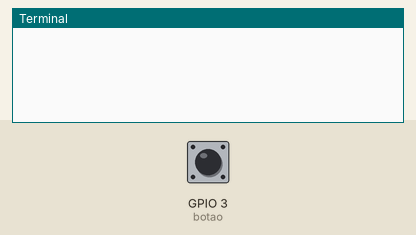
A program run on a simulated Raspberry Pi (BCM pin numbers). On the bench: the last lines printed to the terminal. Inputs (shaded band) come from the test bench; at power-on: GPIO 3 (botao) HIGH.

Above: at 1.2 s.
1.3 s: GPIO 3 (botao) pulled LOW for 0.15 s
At 1.7 s:
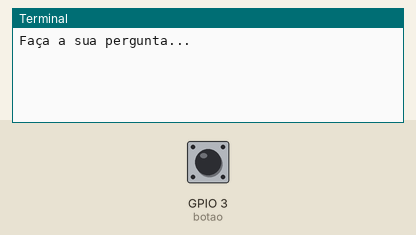
At 4.4 s:
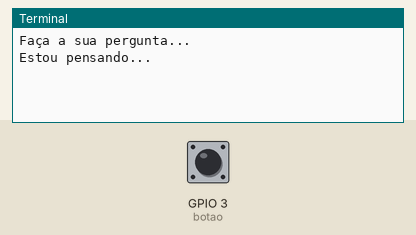

Measured:
- after the input at 1.3 s, the terminal: prints a new line at once (image 1)

The program:

jogo1.py
```python
from gpiozero import Button
from random import choice
from time import sleep

botao = Button(3)

while True:
    if botao.is_pressed:
        print("Faça a sua pergunta...")

        sleep(2)

        print("Estou pensando...")

        sleep(1)

        respostas = [
            "vou pensar no seu caso"
            "não sei responder"
            "Sim com certeza"

            ]
```
